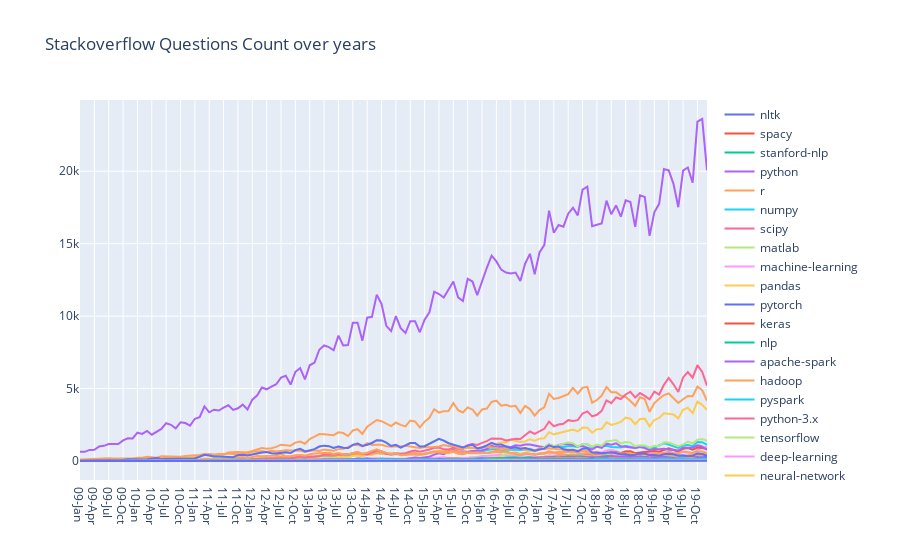

The notebook cell this image was saved under:
### Code cell


### Figure 1 — Plotly figure (JSON) as saved in the notebook; plotly's stock layout.template omitted (floating-point values rounded to 4 significant figures; data arrays with more than 128 entries replaced by an {"elided": "..."} marker saying what was removed)
{"data": [{"name": "nltk", "type": "scatter", "x": {"elided": "132 str values"}, "y": {"elided": "132 int values"}}, {"name": "spacy", "type": "scatter", "x": {"elided": "132 str values"}, "y": {"elided": "132 int values"}}, {"name": "stanford-nlp", "type": "scatter", "x": {"elided": "132 str values"}, "y": {"elided": "132 int values"}}, {"name": "python", "type": "scatter", "x": {"elided": "132 str values"}, "y": {"elided": "132 int values"}}, {"name": "r", "type": "scatter", "x": {"elided": "132 str values"}, "y": {"elided": "132 int values"}}, {"name": "numpy", "type": "scatter", "x": {"elided": "132 str values"}, "y": {"elided": "132 int values"}}, {"name": "scipy", "type": "scatter", "x": {"elided": "132 str values"}, "y": {"elided": "132 int values"}}, {"name": "matlab", "type": "scatter", "x": {"elided": "132 str values"}, "y": {"elided": "132 int values"}}, {"name": "machine-learning", "type": "scatter", "x": {"elided": "132 str values"}, "y": {"elided": "132 int values"}}, {"name": "pandas", "type": "scatter", "x": {"elided": "132 str values"}, "y": {"elided": "132 int values"}}, {"name": "pytorch", "type": "scatter", "x": {"elided": "132 str values"}, "y": {"elided": "132 int values"}}, {"name": "keras", "type": "scatter", "x": {"elided": "132 str values"}, "y": {"elided": "132 int values"}}, {"name": "nlp", "type": "scatter", "x": {"elided": "132 str values"}, "y": {"elided": "132 int values"}}, {"name": "apache-spark", "type": "scatter", "x": {"elided": "132 str values"}, "y": {"elided": "132 int values"}}, {"name": "hadoop", "type": "scatter", "x": {"elided": "132 str values"}, "y": {"elided": "132 int values"}}, {"name": "pyspark", "type": "scatter", "x": {"elided": "132 str values"}, "y": {"elided": "132 int values"}}, {"name": "python-3.x", "type": "scatter", "x": {"elided": "132 str values"}, "y": {"elided": "132 int values"}}, {"name": "tensorflow", "type": "scatter", "x": {"elided": "132 str values"}, "y": {"elided": "132 int values"}}, {"name": "deep-learning", "type": "scatter", "x": {"elided": "132 str values"}, "y": {"elided": "132 int values"}}, {"name": "neural-network", "type": "scatter", "x": {"elided": "132 str values"}, "y": {"elided": "132 int values"}}, {"name": "lstm", "type": "scatter", "x": {"elided": "132 str values"}, "y": {"elided": "132 int values"}}, {"name": "time-series", "type": "scatter", "x": {"elided": "132 str values"}, "y": {"elided": "132 int values"}}, {"name": "pillow", "type": "scatter", "x": {"elided": "132 str values"}, "y": {"elided": "132 int values"}}, {"name": "rasa", "type": "scatter", "x": {"elided": "132 str values"}, "y": {"elided": "132 int values"}}, {"name": "opencv", "type": "scatter", "x": {"elided": "132 str values"}, "y": {"elided": "132 int values"}}, {"name": "pipenv", "type": "scatter", "x": {"elided": "132 str values"}, "y": {"elided": "132 int values"}}, {"name": "seaborn", "type": "scatter", "x": {"elided": "132 str values"}, "y": {"elided": "132 int values"}}, {"name": "Dask", "type": "scatter", "x": {"elided": "132 str values"}, "y": {"elided": "132 int values"}}, {"name": "jupyter", "type": "scatter", "x": {"elided": "132 str values"}, "y": {"elided": "132 int values"}}, {"name": "AllenNLP", "type": "scatter", "x": {"elided": "132 str values"}, "y": {"elided": "132 int values"}}, {"name": "Theano", "type": "scatter", "x": {"elided": "132 str values"}, "y": {"elided": "132 int values"}}, {"name": "plotly", "type": "scatter", "x": {"elided": "132 str values"}, "y": {"elided": "132 int values"}}, {"name": "scikit-learn", "type": "scatter", "x": {"elided": "132 str values"}, "y": {"elided": "132 int values"}}, {"name": "BeautifulSoup", "type": "scatter", "x": {"elided": "132 str values"}, "y": {"elided": "132 int values"}}, {"name": "scrapy", "type": "scatter", "x": {"elided": "132 str values"}, "y": {"elided": "132 int values"}}, {"name": "Gensim", "type": "scatter", "x": {"elided": "132 str values"}, "y": {"elided": "132 int values"}}, {"name": "FastText", "type": "scatter", "x": {"elided": "132 str values"}, "y": {"elided": "132 int values"}}, {"name": "Pydot", "type": "scatter", "x": {"elided": "132 str values"}, "y": {"elided": "132 int values"}}, {"name": "Pybrain", "type": "scatter", "x": {"elided": "132 str values"}, "y": {"elided": "132 int values"}}, {"name": "Pytil", "type": "scatter", "x": {"elided": "132 str values"}, "y": {"elided": "132 int values"}}, {"name": "Pygame", "type": "scatter", "x": {"elided": "132 str values"}, "y": {"elided": "132 int values"}}, {"name": "Colab", "type": "scatter", "x": {"elided": "132 str values"}, "y": {"elided": "132 int values"}}, {"name": "Shogun", "type": "scatter", "x": {"elided": "132 str values"}, "y": {"elided": "132 int values"}}, {"name": "KNIME", "type": "scatter", "x": {"elided": "132 str values"}, "y": {"elided": "132 int values"}}, {"name": "Apache", "type": "scatter", "x": {"elided": "132 str values"}, "y": {"elided": "132 int values"}}, {"name": "Gunicorn", "type": "scatter", "x": {"elided": "132 str values"}, "y": {"elided": "132 int values"}}, {"name": "Pygtk", "type": "scatter", "x": {"elided": "132 str values"}, "y": {"elided": "132 int values"}}, {"name": "Weka", "type": "scatter", "x": {"elided": "132 str values"}, "y": {"elided": "132 int values"}}, {"name": "Conda", "type": "scatter", "x": {"elided": "132 str values"}, "y": {"elided": "132 int values"}}, {"name": "Ray", "type": "scatter", "x": {"elided": "132 str values"}, "y": {"elided": "132 int values"}}, {"name": "matlab.1", "type": "scatter", "x": {"elided": "132 str values"}, "y": {"elided": "132 int values"}}, {"name": "accord.net", "type": "scatter", "x": {"elided": "132 str values"}, "y": {"elided": "132 int values"}}, {"name": "regression", "type": "scatter", "x": {"elided": "132 str values"}, "y": {"elided": "132 int values"}}, {"name": "classification", "type": "scatter", "x": {"elided": "132 str values"}, "y": {"elided": "132 int values"}}, {"name": "correlation", "type": "scatter", "x": {"elided": "132 str values"}, "y": {"elided": "132 int values"}}, {"name": "cluster-analysis", "type": "scatter", "x": {"elided": "132 str values"}, "y": {"elided": "132 int values"}}, {"name": "H2o", "type": "scatter", "x": {"elided": "132 str values"}, "y": {"elided": "132 int values"}}, {"name": "Mallet", "type": "scatter", "x": {"elided": "132 str values"}, "y": {"elided": "132 int values"}}, {"name": "Numba", "type": "scatter", "x": {"elided": "132 str values"}, "y": {"elided": "132 int values"}}, {"name": "Tableau", "type": "scatter", "x": {"elided": "132 str values"}, "y": {"elided": "132 int values"}}, {"name": "Trifacta", "type": "scatter", "x": {"elided": "132 str values"}, "y": {"elided": "132 int values"}}, {"name": "PyArrow", "type": "scatter", "x": {"elided": "132 str values"}, "y": {"elided": "132 int values"}}, {"name": "Rasterio", "type": "scatter", "x": {"elided": "132 str values"}, "y": {"elided": "132 int values"}}, {"name": "Orange3", "type": "scatter", "x": {"elided": "132 str values"}, "y": {"elided": "132 int values"}}, {"name": "PyMC3", "type": "scatter", "x": {"elided": "132 str values"}, "y": {"elided": "132 int values"}}, {"name": "Opennn", "type": "scatter", "x": {"elided": "132 str values"}, "y": {"elided": "132 int values"}}, {"name": "Oryx", "type": "scatter", "x": {"elided": "132 str values"}, "y": {"elided": "132 int values"}}, {"name": "Istio", "type": "scatter", "x": {"elided": "132 str values"}, "y": {"elided": "132 int values"}}, {"name": "Venes", "type": "scatter", "x": {"elided": "132 str values"}, "y": {"elided": "132 int values"}}, {"name": "Plotnine", "type": "scatter", "x": {"elided": "132 str values"}, "y": {"elided": "132 int values"}}, {"name": "Gluon", "type": "scatter", "x": {"elided": "132 str values"}, "y": {"elided": "132 int values"}}, {"name": "Plato", "type": "scatter", "x": {"elided": "132 str values"}, "y": {"elided": "132 int values"}}, {"name": "Sympy", "type": "scatter", "x": {"elided": "132 str values"}, "y": {"elided": "132 int values"}}, {"name": "Flair", "type": "scatter", "x": {"elided": "132 str values"}, "y": {"elided": "132 int values"}}, {"name": "stanford-nlp.1", "type": "scatter", "x": {"elided": "132 str values"}, "y": {"elided": "132 int values"}}, {"name": "pyqt", "type": "scatter", "x": {"elided": "132 str values"}, "y": {"elided": "132 int values"}}, {"name": "Nolearn", "type": "scatter", "x": {"elided": "132 str values"}, "y": {"elided": "132 int values"}}, {"name": "Lasagne", "type": "scatter", "x": {"elided": "132 str values"}, "y": {"elided": "132 int values"}}, {"name": "OCR", "type": "scatter", "x": {"elided": "132 str values"}, "y": {"elided": "132 int values"}}, {"name": "Apache-spark-mlib", "type": "scatter", "x": {"elided": "132 str values"}, "y": {"elided": "132 int values"}}, {"name": "azure-virtual-machine", "type": "scatter", "x": {"elided": "132 str values"}, "y": {"elided": "132 int values"}}], "layout": {"legend": {"tracegroupgap": 0}, "title": {"text": "Stackoverflow Questions Count over years"}, "xaxis": {"anchor": "y", "domain": [0, 1]}, "yaxis": {"anchor": "x", "domain": [0, 1]}}}
